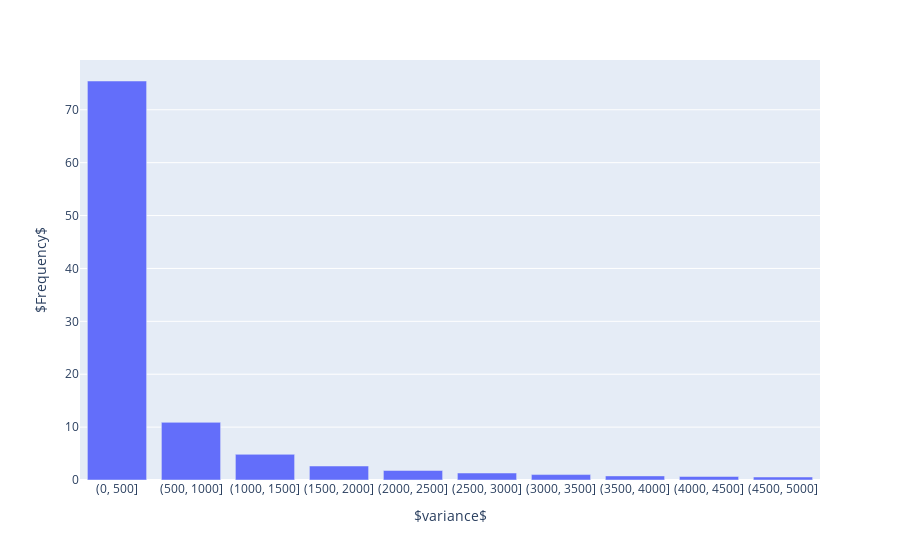

Notebook cell for this chart:
### Markdown cell above
#### Stable

### Code cell
block_freq = df_post_stable[['variance_category']].value_counts(normalize=True).rename_axis('variance_category').reset_index(name='freq')
block_freq["freq"] *= 100
px.bar(
    block_freq, x="variance_category", y="freq", labels={"blk no.": " $#blocks after l$ ", "variance_category": " $variance$ ", "freq": "$Frequency$"},

)

### Figure 1 — Plotly figure (JSON) as saved in the notebook; plotly's stock layout.template omitted (floating-point values rounded to 4 significant figures)
{"data": [{"alignmentgroup": "True", "hovertemplate": " $variance$ =%{x}<br>$Frequency$=%{y}<extra></extra>", "legendgroup": "", "marker": {"color": "#636efa"}, "name": "", "offsetgroup": "", "orientation": "v", "showlegend": false, "textposition": "auto", "type": "bar", "x": ["(0, 500]", "(500, 1000]", "(1000, 1500]", "(1500, 2000]", "(2000, 2500]", "(2500, 3000]", "(3000, 3500]", "(3500, 4000]", "(4000, 4500]", "(4500, 5000]"], "xaxis": "x", "y": [75.44, 10.9, 4.853, 2.647, 1.803, 1.323, 1.027, 0.776, 0.6649, 0.5662], "yaxis": "y"}], "layout": {"autosize": true, "barmode": "relative", "legend": {"tracegroupgap": 0}, "margin": {"t": 60}, "xaxis": {"anchor": "y", "autorange": true, "domain": [0, 1], "range": [-0.5, 9.5], "title": {"text": " $variance$ "}, "type": "category"}, "yaxis": {"anchor": "x", "autorange": true, "domain": [0, 1], "range": [0, 79.41], "title": {"text": "$Frequency$"}, "type": "linear"}}}
